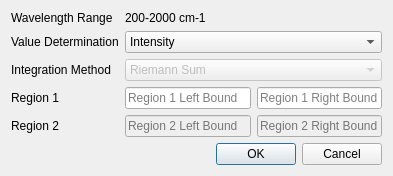
<?xml version="1.0" encoding="UTF-8"?>
<ui version="4.0">
 <class>UnivariateAnalysisDialog</class>
 <widget class="QDialog" name="UnivariateAnalysisDialog">
  <property name="geometry">
   <rect>
    <x>0</x>
    <y>0</y>
    <width>393</width>
    <height>172</height>
   </rect>
  </property>
  <property name="windowTitle">
   <string>Dialog</string>
  </property>
  <layout class="QGridLayout" name="gridLayout">
   <item row="0" column="0">
    <widget class="QLabel" name="label_5">
     <property name="text">
      <string>Wavelength Range</string>
     </property>
    </widget>
   </item>
   <item row="1" column="1">
    <widget class="QComboBox" name="peakComboBox">
     <item>
      <property name="text">
       <string>Intensity</string>
      </property>
     </item>
     <item>
      <property name="text">
       <string>Area</string>
      </property>
     </item>
     <item>
      <property name="text">
       <string>Bandwidth</string>
      </property>
     </item>
     <item>
      <property name="text">
       <string>Area Ratio</string>
      </property>
     </item>
     <item>
      <property name="text">
       <string>Intensity Ratio</string>
      </property>
     </item>
    </widget>
   </item>
   <item row="3" column="0">
    <widget class="QLabel" name="label_6">
     <property name="text">
      <string>Region 1</string>
     </property>
    </widget>
   </item>
   <item row="3" column="1">
    <layout class="QHBoxLayout" name="horizontalLayout_3">
     <item>
      <widget class="QLineEdit" name="firstMinLineEdit_2">
       <property name="placeholderText">
        <string>Region 1 Left Bound</string>
       </property>
      </widget>
     </item>
     <item>
      <widget class="QLineEdit" name="firstMaxLineEdit_2">
       <property name="placeholderText">
        <string>Region 1 Right Bound</string>
       </property>
      </widget>
     </item>
    </layout>
   </item>
   <item row="4" column="1">
    <layout class="QHBoxLayout" name="horizontalLayout_4">
     <item>
      <widget class="QLineEdit" name="secondMinLineEdit_2">
       <property name="enabled">
        <bool>false</bool>
       </property>
       <property name="placeholderText">
        <string>Region 2 Left Bound</string>
       </property>
      </widget>
     </item>
     <item>
      <widget class="QLineEdit" name="secondMaxLineEdit_2">
       <property name="enabled">
        <bool>false</bool>
       </property>
       <property name="placeholderText">
        <string>Region 2 Right Bound</string>
       </property>
      </widget>
     </item>
    </layout>
   </item>
   <item row="1" column="0">
    <widget class="QLabel" name="label_8">
     <property name="text">
      <string>Value Determination</string>
     </property>
    </widget>
   </item>
   <item row="5" column="0" colspan="2">
    <widget class="QDialogButtonBox" name="buttonBox">
     <property name="orientation">
      <enum>Qt::Horizontal</enum>
     </property>
     <property name="standardButtons">
      <set>QDialogButtonBox::Cancel|QDialogButtonBox::Ok</set>
     </property>
    </widget>
   </item>
   <item row="0" column="1">
    <widget class="QLabel" name="rangeLabel_2">
     <property name="text">
      <string>200-2000 cm-1</string>
     </property>
    </widget>
   </item>
   <item row="2" column="0">
    <widget class="QLabel" name="integrationLabel">
     <property name="text">
      <string>Integration Method</string>
     </property>
    </widget>
   </item>
   <item row="4" column="0">
    <widget class="QLabel" name="label_7">
     <property name="text">
      <string>Region 2</string>
     </property>
    </widget>
   </item>
   <item row="2" column="1">
    <widget class="QComboBox" name="integrationComboBox">
     <property name="enabled">
      <bool>false</bool>
     </property>
     <item>
      <property name="text">
       <string>Riemann Sum</string>
      </property>
     </item>
    </widget>
   </item>
  </layout>
 </widget>
 <resources/>
 <connections>
  <connection>
   <sender>buttonBox</sender>
   <signal>accepted()</signal>
   <receiver>UnivariateAnalysisDialog</receiver>
   <slot>accept()</slot>
   <hints>
    <hint type="sourcelabel">
     <x>248</x>
     <y>254</y>
    </hint>
    <hint type="destinationlabel">
     <x>157</x>
     <y>274</y>
    </hint>
   </hints>
  </connection>
  <connection>
   <sender>buttonBox</sender>
   <signal>rejected()</signal>
   <receiver>UnivariateAnalysisDialog</receiver>
   <slot>reject()</slot>
   <hints>
    <hint type="sourcelabel">
     <x>316</x>
     <y>260</y>
    </hint>
    <hint type="destinationlabel">
     <x>286</x>
     <y>274</y>
    </hint>
   </hints>
  </connection>
 </connections>
</ui>
